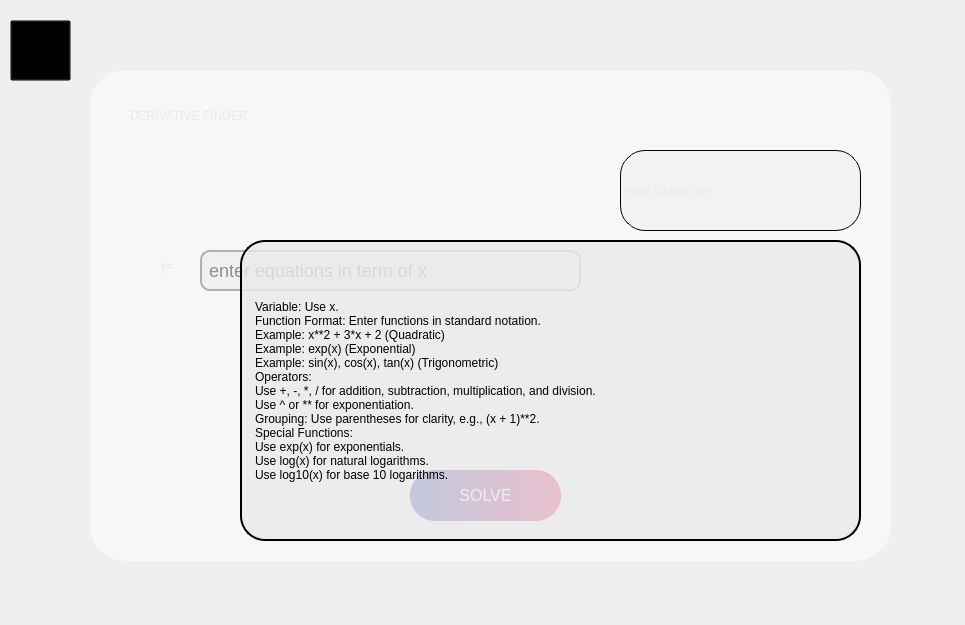
<?xml version="1.0" encoding="UTF-8"?>
<ui version="4.0">
 <class>MainWindow</class>
 <widget class="QMainWindow" name="MainWindow">
  <property name="geometry">
   <rect>
    <x>0</x>
    <y>0</y>
    <width>965</width>
    <height>625</height>
   </rect>
  </property>
  <property name="windowTitle">
   <string>MainWindow</string>
  </property>
  <widget class="QWidget" name="centralwidget">
   <widget class="QLabel" name="label">
    <property name="geometry">
     <rect>
      <x>0</x>
      <y>0</y>
      <width>971</width>
      <height>641</height>
     </rect>
    </property>
    <property name="text">
     <string/>
    </property>
    <property name="pixmap">
     <pixmap>istockphoto-1449833741-612x612.webp</pixmap>
    </property>
    <property name="scaledContents">
     <bool>true</bool>
    </property>
   </widget>
   <widget class="QLabel" name="label_2">
    <property name="geometry">
     <rect>
      <x>90</x>
      <y>70</y>
      <width>801</width>
      <height>491</height>
     </rect>
    </property>
    <property name="styleSheet">
     <string notr="true">background-color: rgba(255, 255, 255, 127); 
border-radius: 35px;
border: 1px solid rgba(255, 255, 255, 76); </string>
    </property>
    <property name="text">
     <string/>
    </property>
   </widget>
   <widget class="QLabel" name="label_3">
    <property name="geometry">
     <rect>
      <x>130</x>
      <y>90</y>
      <width>391</width>
      <height>51</height>
     </rect>
    </property>
    <property name="styleSheet">
     <string notr="true">color:rgb(234, 234, 234);
font: 22pt &quot;MS Shell Dlg 2&quot;;</string>
    </property>
    <property name="text">
     <string>DERIVATIVE FINDER</string>
    </property>
   </widget>
   <widget class="QPushButton" name="pushButton">
    <property name="geometry">
     <rect>
      <x>410</x>
      <y>470</y>
      <width>151</width>
      <height>51</height>
     </rect>
    </property>
    <property name="styleSheet">
     <string notr="true">QPushButton {
    background: qlineargradient(x1:0, y1:0, x2:1, y2:0, stop:0 #2741a6, stop:1 #e31858);
    border-radius: 25px;
	font-size: 16px;
    color: white;
    padding: 10px 20px;
}

QPushButton:hover {
    background: qlineargradient(x1:0, y1:0, x2:1, y2:0, stop:0 #e31858, stop:1 #2741a6);
}
</string>
    </property>
    <property name="text">
     <string>SOLVE</string>
    </property>
   </widget>
   <widget class="QLineEdit" name="lineEdit">
    <property name="geometry">
     <rect>
      <x>200</x>
      <y>250</y>
      <width>381</width>
      <height>41</height>
     </rect>
    </property>
    <property name="styleSheet">
     <string notr="true">QLineEdit {
    background-color: #F0F0F0; /* Light grey background */
    color: #2E2E2E; /* Dark grey text */
    border: 2px solid #B0B0B0; /* Grey border */
    border-top-left-radius: 10px; /* Rounded top-left corner */
    border-top-right-radius: 10px; /* Rounded top-right corner */
    border-bottom-left-radius: 10px; /* Flat bottom-left corner */
    border-bottom-right-radius: 10px; /* Flat bottom-right corner */
    padding: 5px; /* Padding inside the line edit */
    font-size: 18px; /* Increase the font size for text */
}

QLineEdit:focus {
    border: 2px solid #6A6A6A; /* Darker grey border when focused */
    background-color: #E0E0E0; /* Slightly darker grey when focused */
}

QLineEdit::placeholder {
    color: #A0A0A0; /* Placeholder text color */
    font-size: 14px; /* Increase the placeholder text size */
}
</string>
    </property>
    <property name="text">
     <string/>
    </property>
    <property name="placeholderText">
     <string>enter equations in term of x</string>
    </property>
   </widget>
   <widget class="QLabel" name="label_4">
    <property name="geometry">
     <rect>
      <x>160</x>
      <y>240</y>
      <width>41</width>
      <height>51</height>
     </rect>
    </property>
    <property name="styleSheet">
     <string notr="true">color:rgb(234, 234, 234);
font: 14pt &quot;MS Shell Dlg 2&quot;;</string>
    </property>
    <property name="text">
     <string>y=</string>
    </property>
   </widget>
   <widget class="QLabel" name="label_5">
    <property name="geometry">
     <rect>
      <x>620</x>
      <y>150</y>
      <width>241</width>
      <height>81</height>
     </rect>
    </property>
    <property name="styleSheet">
     <string notr="true">color: rgb(234, 234, 234);
font: bold 16pt &quot;MS Shell Dlg 2&quot;;
background-color: rgba(234, 234, 234,0.4);
border: 1px solid rgba(0,0,0); 
border-radius:25px;</string>
    </property>
    <property name="text">
     <string>Input Guidelines </string>
    </property>
   </widget>
   <widget class="QLabel" name="label_6">
    <property name="geometry">
     <rect>
      <x>240</x>
      <y>240</y>
      <width>621</width>
      <height>301</height>
     </rect>
    </property>
    <property name="styleSheet">
     <string notr="true">color:rgb(0, 0, 0);
font:bold 10pt &quot;MS Shell Dlg 2&quot;;
background-color: rgba(234, 234, 234,0.8);
padding:10px;
border: 2px solid rgba(0,0,0); 
border-radius:25px;</string>
    </property>
    <property name="text">
     <string>Variable: Use x.
Function Format: Enter functions in standard notation.
Example: x**2 + 3*x + 2 (Quadratic)
Example: exp(x) (Exponential)
Example: sin(x), cos(x), tan(x) (Trigonometric)
Operators:
Use +, -, *, / for addition, subtraction, multiplication, and division.
Use ^ or ** for exponentiation.
Grouping: Use parentheses for clarity, e.g., (x + 1)**2.
Special Functions:
Use exp(x) for exponentials.
Use log(x) for natural logarithms.
Use log10(x) for base 10 logarithms.</string>
    </property>
   </widget>
   <widget class="QPushButton" name="pushButton_HOME">
    <property name="geometry">
     <rect>
      <x>10</x>
      <y>20</y>
      <width>61</width>
      <height>61</height>
     </rect>
    </property>
    <property name="styleSheet">
     <string notr="true">QPushButton {
    background-color: transparent;
}

QPushButton:hover {
    background-color: rgba(255, 255, 255, 0.2);
    border-radius: 25px;
    border: 1px solid rgba(255, 255, 255, 0.3);
    font-size: 16px;
    color: white;
}

QPushButton:pressed {
    background-color: rgba(255, 255, 255, 0.3); 
    border: 1px solid rgba(255, 255, 255, 0.5); 
    transform: scale(0.95); 
}

</string>
    </property>
    <property name="text">
     <string/>
    </property>
    <property name="icon">
     <iconset>
      <normaloff>[CITYPNG.COM]House Line White Icon - 500x500.png</normaloff>[CITYPNG.COM]House Line White Icon - 500x500.png</iconset>
    </property>
    <property name="iconSize">
     <size>
      <width>50</width>
      <height>50</height>
     </size>
    </property>
   </widget>
  </widget>
 </widget>
 <resources/>
 <connections/>
</ui>
